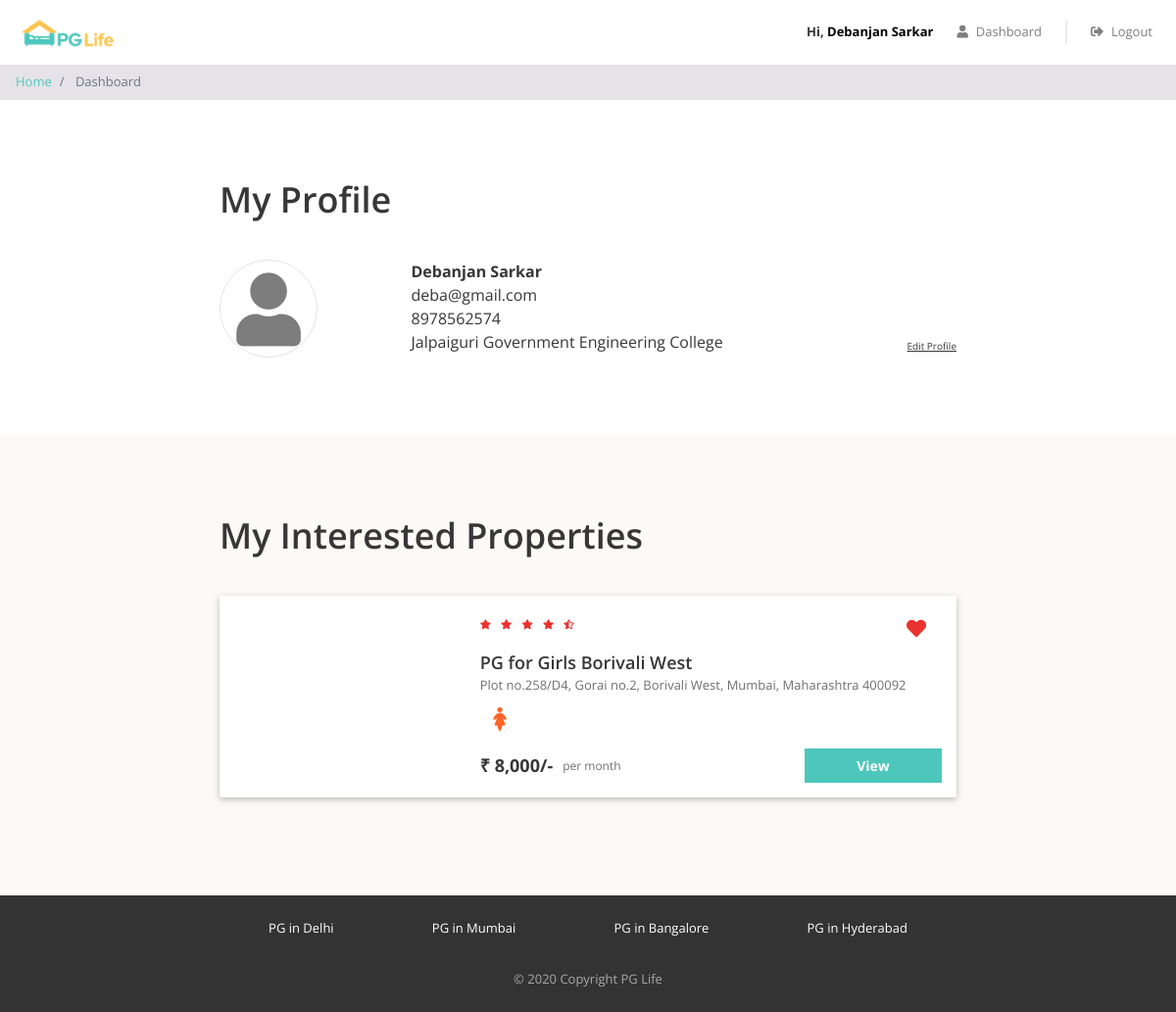
/dashboard.php (signed in), run on the app's committed database.
### tables this page shows
CREATE TABLE `users` (
  `id` int(11) NOT NULL,
  `email` varchar(200) DEFAULT NULL,
  `password` varchar(255) DEFAULT NULL,
  `full_name` varchar(100) NOT NULL,
  `phone` varchar(10) NOT NULL,
  `gender` enum('male','female','other') NOT NULL,
  `college_name` varchar(255) DEFAULT NULL
);

CREATE TABLE `interested_users_properties` (
  `id` int(11) NOT NULL,
  `user_id` int(11) DEFAULT NULL,
  `property_id` int(11) DEFAULT NULL
);

CREATE TABLE `properties` (
  `id` int(11) NOT NULL,
  `city_id` int(11) DEFAULT NULL,
  `name` varchar(200) NOT NULL,
  `address` varchar(1000) DEFAULT NULL,
  `description` varchar(10000) DEFAULT NULL,
  `gender` enum('male','female','other') NOT NULL,
  `rent` int(11) NOT NULL,
  `rating_clean` float(3,1) DEFAULT NULL,
  `rating_food` float(3,1) DEFAULT NULL,
  `rating_safety` float(3,1) DEFAULT NULL
);

### dashboard.php (the view, shortened to what this page needs)
<?php
require "includes/database_connect.php";
$user_id = $_SESSION['user_id'];
$sql_1 = "SELECT * FROM users WHERE id = $user_id";
$result_1 = mysqli_query($conn, $sql_1);
$user = mysqli_fetch_assoc($result_1);
$sql_2 = "SELECT *
            FROM interested_users_properties iup
            INNER JOIN properties p ON iup.property_id = p.id
            WHERE iup.user_id = $user_id";
$result_2 = mysqli_query($conn, $sql_2);
$interested_properties = mysqli_fetch_all($result_2, MYSQLI_ASSOC);
?>
<!DOCTYPE html>
<html lang="en">
<head>
    <?php
    include "includes/head_links.php";
    ?>
    <link href="css/dashboard.css" rel="stylesheet" />
</head>
<body>
    <?php
    include "includes/header.php";
    ?>
    <nav aria-label="breadcrumb">
        <ol class="breadcrumb py-2">
            <li class="breadcrumb-item">
                <a href="index.php">Home</a>
            </li>
            <li class="breadcrumb-item active" aria-current="page">
                Dashboard
            </li>
        </ol>
    </nav>
    <div class="my-profile page-container">
        <h1>My Profile</h1>
        <div class="row">
            <div class="col-md-3 profile-img-container">
                <i class="fas fa-user profile-img"></i>
            </div>
            <div class="col-md-9">
                <div class="row no-gutters justify-content-between align-items-end">
                    <div class="profile">
                        <div class="name"><?= $user['full_name'] ?></div>
                        <div class="email"><?= $user['email'] ?></div>
                        <div class="phone"><?= $user['phone'] ?></div>
                        <div class="college"><?= $user['college_name'] ?></div>
                    </div>
                    <div class="edit">
                        <div class="edit-profile">Edit Profile</div>
                    </div>
                </div>
            </div>
        </div>
    </div>
    <?php
    if (count($interested_properties) > 0) {
    ?>
        <div class="my-interested-properties">
            <div class="page-container">
                <h1>My Interested Properties</h1>
                <?php
                foreach ($interested_properties as $property) {
                ?>
                    <div class="property-card property-id-<?= $property['id'] ?> row">
                        <div class="image-container col-md-4">
                        </div>
                        <div class="content-container col-md-8">
                            <div class="row no-gutters justify-content-between">
                                <?php
                                $total_rating = ($property['rating_clean'] + $property['rating_food'] + $property['rating_safety']) / 3;
                                $total_rating = round($total_rating, 1);
                                ?>
                                <div class="star-container" title="<?= $total_rating ?>">
                                    <?php
                                    $rating = $total_rating;
                                    for ($i = 0; $i < 5; $i++) {
                                        if ($rating >= $i + 0.8) {
                                    ?>
                                            <i class="fas fa-star"></i>
                                        <?php
                                        } elseif ($rating >= $i + 0.3) {
                                        ?>
                                            <i class="fas fa-star-half-alt"></i>
                                        <?php
                                        } else {
                                        ?>
                                            <i class="far fa-star"></i>
                                    <?php
                                        }
                                    }
                                    ?>
                                </div>
                                <div class="interested-container">
                                    <i class="is-interested-image fas fa-heart" property_id="<?= $property['id'] ?>"></i>
                                </div>
                            </div>
                            <div class="detail-container">
                                <div class="property-name"><?= $property['name'] ?></div>
                                <div class="property-address"><?= $property['address'] ?></div>
                                <div class="property-gender">
                                    <?php
                                    if ($property['gender'] == "male") {
                                    ?>
                                        <img src="img/male.png">
                                    <?php
                                    } elseif ($property['gender'] == "female") {
                                    ?>
                                        <img src="img/female.png">
                                    <?php
                                    } else {
                                    ?>
                                        <img src="img/unisex.png">
                                    <?php
                                    }
                                    ?>
                                </div>
                            </div>
                            <div class="row no-gutters">
                                <div class="rent-container col-6">
                                    <div class="rent">₹ <?= number_format($property['rent']) ?>/-</div>
                                    <div class="rent-unit">per month</div>
                                </div>
                                <div class="button-container col-6">
                                    <a href="property_detail.php?property_id=<?= $property['id'] ?>" class="btn btn-primary">View</a>
                                </div>
                            </div>
                        </div>
                    </div>
                <?php
                }
                ?>
            </div>
        </div>
    <?php
    }
    ?>
    <?php
    include "includes/footer.php";
    ?>
</body>
</html>

### css/common.css (style rules this page uses)
* { box-sizing: border-box; font-family: 'Open Sans', sans-serif; }
body { color: #373737; font-size: 16px; position: relative; }
h1, h2, h3, h4, h5, h6 { font-weight: 600; }
h1 { font-size: 36px; margin-bottom: 40px; }
.btn-primary, .btn-warning, .btn-danger { color: white; font-weight: bold; }
.breadcrumb { background-color: #e5e3e8; font-size: 13px; border-radius: 0px; margin-bottom: 0px; }
.page-container { max-width: 800px; padding: 80px 24px; margin: auto; }

### css/dashboard.css (style rules this page uses)
.profile-img { color: #7d7d7d; font-size: 75px; text-align: center; border: 1px solid #e4e4e4; border-radius: 50%; height: 100px; width: 100px; line-height: 100px; }
.profile .name { font-weight: bold; }
.edit-profile { font-size: 10px; text-decoration: underline; cursor: pointer; }
.my-interested-properties { background-color: #fcfaf7; }
.property-card { background-color: #ffffff; border-radius: 2px; padding: 15px 0px; margin: 20px auto; box-shadow: 0 2px 5px 0 rgba(0, 0, 0, 0.16), 0 2px 10px 0 rgba(0, 0, 0, 0.12); }
.image-container { text-align: center; }
.star-container i { color: #EA322E; font-size: 10px; margin-right: 6px; }
.interested-container { text-align: center; padding: 8px 16px; }
.interested-container i { color: #EA322E; font-size: 20px; cursor: pointer; }
.detail-container { padding-bottom: 10px; }
.property-name { font-size: 18px; font-weight: 600; }
.property-address { color: #6f6f6f; font-size: 13px; padding-bottom: 5px; }
.property-gender img { width: 40px; }
.rent-container { display: flex; align-items: center; }
.rent { font-size: 18px; font-weight: bold; padding-right: 10px; }
.rent-unit { color: #6f6f6f; font-size: 12px; }
.button-container .btn { font-size: 14px; border-radius: 0px; width: 140px; float: right; }

### data on the page
users: full_name "Debanjan Sarkar", email "deba@gmail.com", phone "8978562574", college_name "Jalpaiguri Government Engineering College"
interested_users_properties: property.name "PG for Girls Borivali West", property.address "Plot no.258/D4, Gorai no.2, Borivali West, Mumbai, Maharashtra 400092", property.rent "8,000"

### other printed values
$_SESSION["full_name"] "Debanjan Sarkar"
